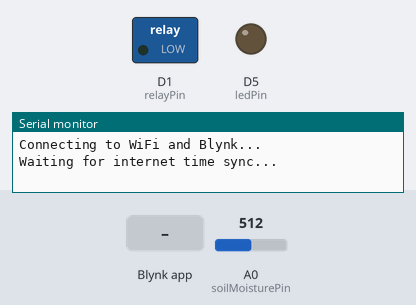
A sketch run on a simulated ESP8266 (NodeMCU). Shown: switched loads named in the sketch (green lamp = pin HIGH), output pins drawn as LEDs (lit = HIGH), the last lines printed to the serial monitor. Inputs (shaded band) come from the test bench; at power-on: A0 (soilMoisturePin) = 512. WiFi joins after 1.5 s; servers stay silent unless stated; the local clock reads 2024-03-15 10:24:30 at power-on unless the sketch sets it.

Above: at 3.0 s.
3.1 s: A0 (soilMoisturePin) set to 690
5.3 s: A0 (soilMoisturePin) set to 715
At 7.0 s:
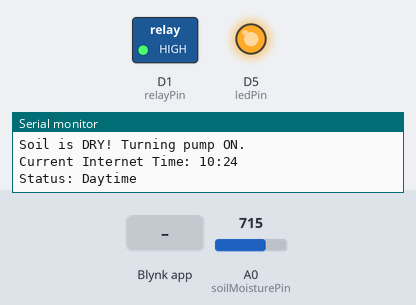
8.8 s: Blynk app writes 0 to V1
At 9.1 s:
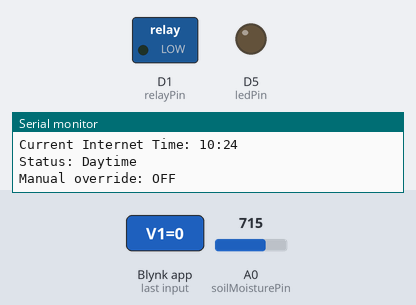
10.3 s: A0 (soilMoisturePin) set to 511
At 12.8 s:
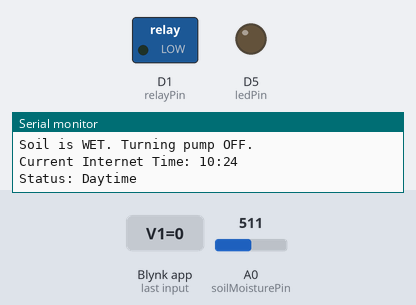
13.3 s: A0 (soilMoisturePin) set to 710
At 14.4 s:
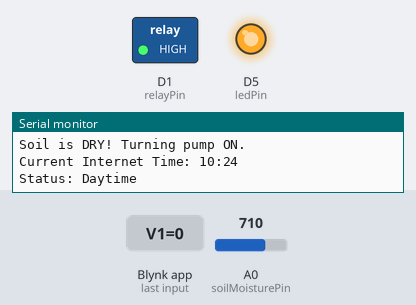
Timing chart, 0 to 16.3 s (numbered marks = the images above; inputs shaded):
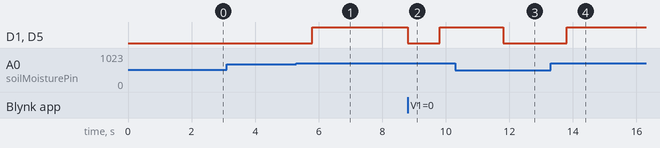

The sketch:

Smart_plant_watering_system.ino
```cpp
// 1. YOUR BLYNK CODES
#define BLYNK_TEMPLATE_ID "TMPL3PZrU5LGa"
#define BLYNK_TEMPLATE_NAME "Smart Plant System"
#define BLYNK_AUTH_TOKEN "SYYnZGeGSZ8JHR0Nqrz-lTi9ruvKk7Gm"

// 2. PUT YOUR WI-FI DETAILS HERE
char ssid[] = "YOUR_WIFI_NAME";
char pass[] = "YOUR_WIFI_PASSWARD";

#define BLYNK_PRINT Serial
#include <ESP8266WiFi.h>
#include <BlynkSimpleEsp8266.h>
#include <time.h> // Built-in library to track time over Wi-Fi

// --- PHYSICAL PIN DEFINITIONS ---
const int soilMoisturePin = A0; // Moisture Sensor
const int relayPin = D1;        // Relay for Water Pump
const int ledPin = D5;          // Indicator LED

// --- AUTOMATION THRESHOLD ---
const int drySoilThreshold = 700;

// --- TIME CONFIGURATION (IST) ---
// India is UTC +5:30. In seconds: (5 * 3600) + (30 * 60) = 19800 seconds
const long timezoneOffsetSeconds = 19800;
const int daylightSavingsOffsetSeconds = 0; // India does not use DST

BlynkTimer timer;

void setup() {
  Serial.begin(115200);

  pinMode(relayPin, OUTPUT);
  pinMode(ledPin, OUTPUT);

  digitalWrite(relayPin, LOW);
  digitalWrite(ledPin, LOW);

  Serial.println("Connecting to WiFi and Blynk...");
  Blynk.begin(BLYNK_AUTH_TOKEN, ssid, pass);

  // Configure time synchronization using internet time servers (NTP)
  configTime(timezoneOffsetSeconds, daylightSavingsOffsetSeconds, "pool.ntp.org", "time.nist.gov");
  Serial.println("Waiting for internet time sync...");

  timer.setInterval(2000L, sendSensorData);
}

void loop() {
  Blynk.run();
  timer.run();
}

// --- SEND DATA TO CLOUD & AUTOMATION ---
void sendSensorData() {
  // 1. Soil Moisture & Pump Automation Logic
  int moistureValue = analogRead(soilMoisturePin);
  Blynk.virtualWrite(V0, moistureValue);

  if (moistureValue > drySoilThreshold) {
    digitalWrite(relayPin, HIGH);
    digitalWrite(ledPin, HIGH);
    Blynk.virtualWrite(V1, 1);
    Serial.println("Soil is DRY! Turning pump ON.");
  } else {
    digitalWrite(relayPin, LOW);
    digitalWrite(ledPin, LOW);
    Blynk.virtualWrite(V1, 0);
    Serial.println("Soil is WET. Turning pump OFF.");
  }

  // 2. Internet Time Tracking Logic
  time_t now = time(nullptr);
  struct tm* timeInfo = localtime(&now);

  // Only check time if the chip successfully synced with the internet
  if (timeInfo->tm_year > 70) {
    int currentHour = timeInfo->tm_hour; // Gets current hour in 24-hour format (0 to 23)
    int currentMinute = timeInfo->tm_min;

    Serial.printf("Current Internet Time: %02d:%02d\n", currentHour, currentMinute);

    // Define Daytime as 6:00 AM (6) to 6:00 PM (18)
    if (currentHour >= 6 && currentHour < 18) {
      Blynk.virtualWrite(V2, "Daytime");
      Serial.println("Status: Daytime");
    } else {
      Blynk.virtualWrite(V2, "Nighttime");
      Serial.println("Status: Nighttime");
    }
  } else {
    Serial.println("Time not synced yet...");
  }
}

// --- MANUAL OVERRIDE FROM CLOUD ---
BLYNK_WRITE(V1) {
  int buttonState = param.asInt();
  if (buttonState == 1) {
    digitalWrite(relayPin, HIGH);
    digitalWrite(ledPin, HIGH);
    Serial.println("Manual override: ON");
  } else {
    digitalWrite(relayPin, LOW);
    digitalWrite(ledPin, LOW);
    Serial.println("Manual override: OFF");
  }
}
```

Measured:
- the behaviour switches between 700 and 701 on A0 (soilMoisturePin) (found by bisection; images 0 and 1)
- after the input at 5.3 s, D1 (relayPin), D5 (ledPin): LOW → HIGH after 0.50 s
- after the input at 8.8 s, D1 (relayPin), D5 (ledPin): HIGH → LOW at once, → HIGH 1.0 s later
- after the input at 10.3 s, D1 (relayPin), D5 (ledPin): HIGH → LOW after 1.5 s
- after the input at 13.3 s, D1 (relayPin), D5 (ledPin): LOW → HIGH after 0.51 s
